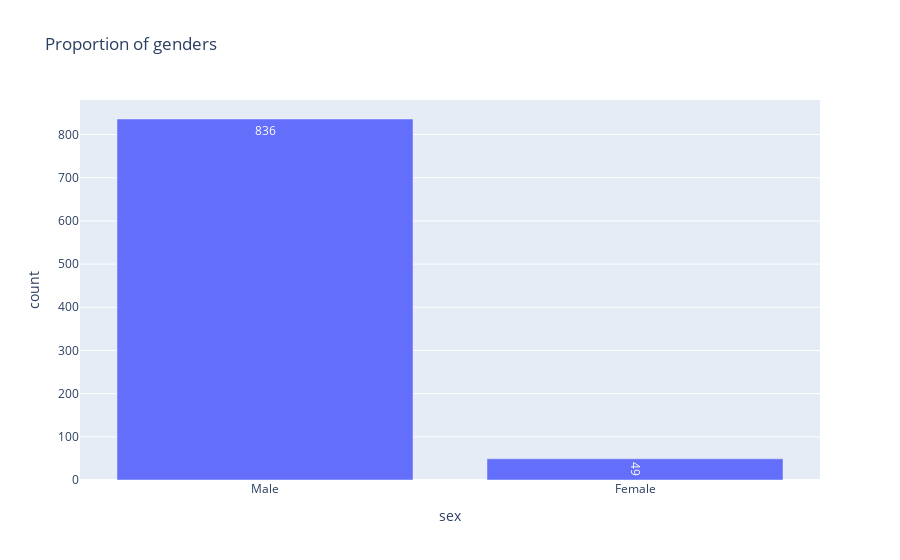

The cell this chart's notebook holds for it:
### Code cell
# make a chart shows the top 10 countries
reg_df = df.sex.value_counts().reset_index()
reg_df.columns = ['sex','count']
fig = px.bar(reg_df,x='sex',y='count',title='Proportion of genders',text="count")
fig.show()

### Figure 1 — Plotly figure (JSON) as saved in the notebook; plotly's stock layout.template omitted (floating-point values rounded to 4 significant figures)
{"data": [{"alignmentgroup": "True", "hovertemplate": "sex=%{x}<br>count=%{text}<extra></extra>", "legendgroup": "", "marker": {"color": "#636efa"}, "name": "", "offsetgroup": "", "orientation": "v", "showlegend": false, "text": [836, 49], "textposition": "auto", "type": "bar", "x": ["Male", "Female"], "xaxis": "x", "y": [836, 49], "yaxis": "y"}], "layout": {"barmode": "relative", "legend": {"tracegroupgap": 0}, "title": {"text": "Proportion of genders"}, "xaxis": {"anchor": "y", "domain": [0, 1], "title": {"text": "sex"}}, "yaxis": {"anchor": "x", "domain": [0, 1], "title": {"text": "count"}}}}
